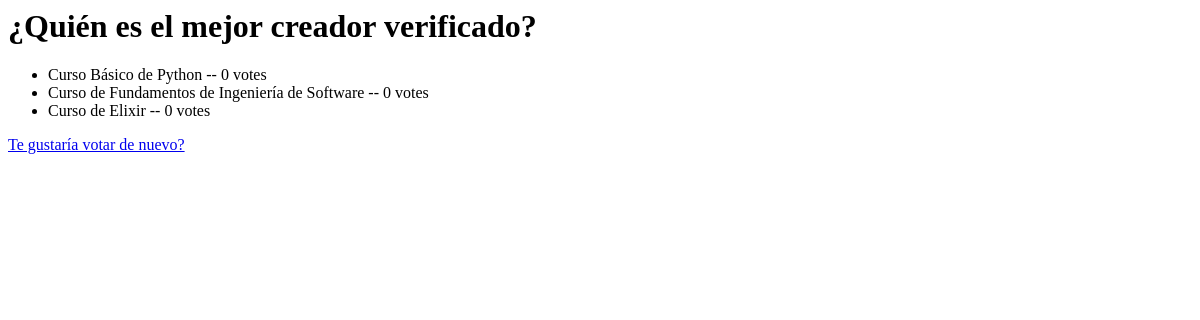
/polls/1/results/, run on an earlier commit of the app's database.
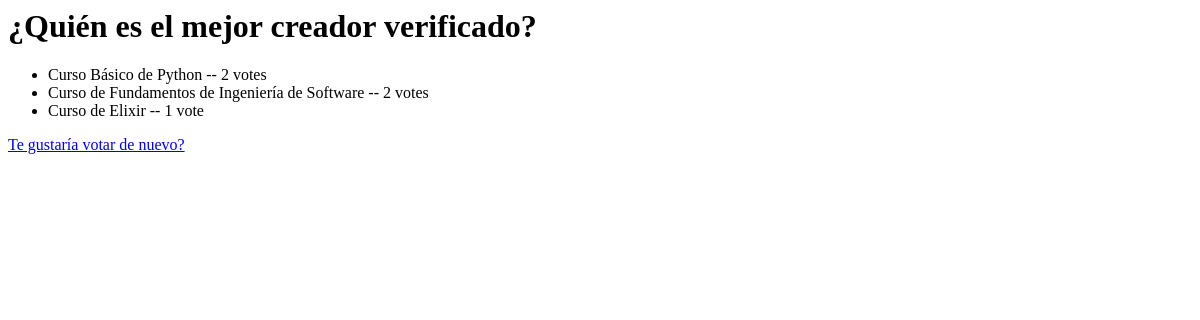
And on a later commit of the database.
### polls/models.py (models this page shows, shortened)
class Question(models.Model):
    question_text = models.CharField(max_length=200)
    pub_date = models.DateTimeField("date published")

class Choice(models.Model):
    question = models.ForeignKey(Question, on_delete=models.CASCADE)
    choice_text = models.CharField(max_length=200)
    votes = models.IntegerField(default=0)

### polls/views.py (the view)
# urls.py: path("<int:pk>/results/", views.ResultView.as_view(), name="results"),
class ResultView(generic.DetailView):
    model = Question
    template_name = "polls/results.html"
    def get_queryset(self):
        return Question.objects.filter(pub_date__lte=timezone.now())

### polls/templates/polls/results.html
<h1>{{ question.question_text }}</h1>
<ul>
  {% for choice in question.choice_set.all %}
  <li>
    {{ choice.choice_text }} -- {{ choice.votes }}
    vote{{choice.votes|pluralize}}
  </li>
  {% endfor %}
</ul>
<a href="{% url 'polls:detail' question.id %}">Te gustaría votar de nuevo?</a>

What changed in the data, as far as the page shows it:
changed Choice "Curso Básico de Python": votes "0" → "2"
changed Choice "Curso de Fundamentos de Ingeniería de Software": votes "0" → "2"
changed Choice "Curso de Elixir": votes "0" → "1"
